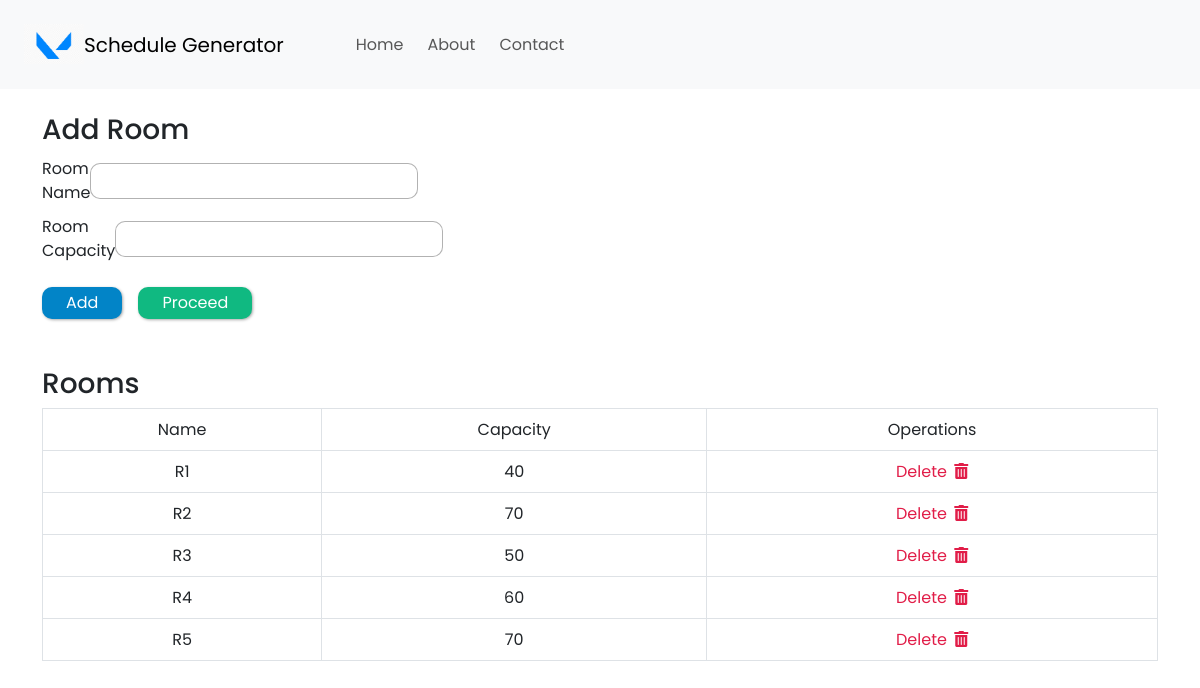
The page /add-room on the database its author committed.
### my_app/models.py (models this page shows, shortened)
class Room(models.Model):
    name = models.CharField(max_length=100)
    capacity = models.IntegerField(default=0)

### my_app/views.py (the view)
# urls.py: path('add-room', views.addRoom, name='add-room'),
def addRoom(request):
    if request.method == 'POST':
        form = RoomForm(request.POST)
        if form.is_valid():
            form.save()
            all_rooms = Room.objects.all
            return render(request, 'add-room.html', {'all_rooms': all_rooms})
    else:
        all_rooms = Room.objects.all
        return render(request, 'add-room.html', {'all_rooms': all_rooms})

### my_app/templates/add-room.html (shortened to what this page needs)
{% extends 'base.html' %}
{% block content %}
{% load static %}
  <div style="width: 320px; margin-top: 1.5rem;">
    <form method="POST">
      <h3>Add Room</h3>
      <div class="input-container">
        <label>Room Name</label>
        <input class="input-fields" type="text" name="name" />
      </div>
      <div class="input-container">
        <label>Room Capacity</label>
        <input class="input-fields" type="number" name="capacity" />
      </div>
      <div class="d-flex align-items-center mt-4 gap-3">
        <button type="submit" class="add-button px-4 py-1">Add</button>
        <input type="button"
          value="Proceed"
          class="proceed-button px-4 py-1"
          onclick="window.location.href='/add-meetingTime'"
        />
      </div>
    </form>
  </div>
  {% if all_rooms %}
    <h3 class="mt-5">Rooms</h3>
    <table class="table table-bordered">
      <tr class="table-heading">
        <td>
          <center>Name</center>
        </td>
        <td>
          <center>Capacity</center>
          </td>
        <td>
          <center>Operations</center>
        </td>
      </tr>
      {% for room in all_rooms %}
        <tr class="table-data">
          <td>
            <center>{{ room.name }}</center>
          </td>
          <td>
            <center>{{ room.capacity }}</center>
          </td>
          <td>
            <center>
              <a class="delete-button" href="{% url 'delete-room' room.id %}">
               Delete
              <i class="fas fa-trash-alt" style="margin-left: 3px;"></i>
              </a>
            </center>
          </td>
        </tr>
      {% endfor %}
    </table>
  {% endif %}
{% endblock %}

### my_app/static/css/home.css (style rules this page uses)
* { margin: 0; padding: 0; box-sizing: border-box; font-family: 'Poppins', sans-serif; }
.input-container { margin-top: 10px; display: flex; justify-content: space-between; align-items: center; }
.input-fields { border-radius: 10px; padding: 5px; text-indent: 5px; border: 1px solid rgba(0, 0, 0, 0.3); }
.table-heading { background-color: rgb(30 41 59); color: white; }
.table-data { background-color: rgb(241 245 249); }
.add-button { background-color: rgb(2 132 199); color: white; border: none; border-radius: 10px; box-shadow: 1px 1px 3px #aaaaaa; }
.proceed-button { background-color: rgb(16 185 129); color: white; border: none; border-radius: 10px; box-shadow: 1px 1px 3px #aaaaaa; }
.delete-button { text-decoration: none; color: rgb(225 29 72); }

### rows shown on the page
Room: name "R1", capacity "40"
Room: name "R2", capacity "70"
Room: name "R3", capacity "50"
Room: name "R4", capacity "60"
Room: name "R5", capacity "70"
